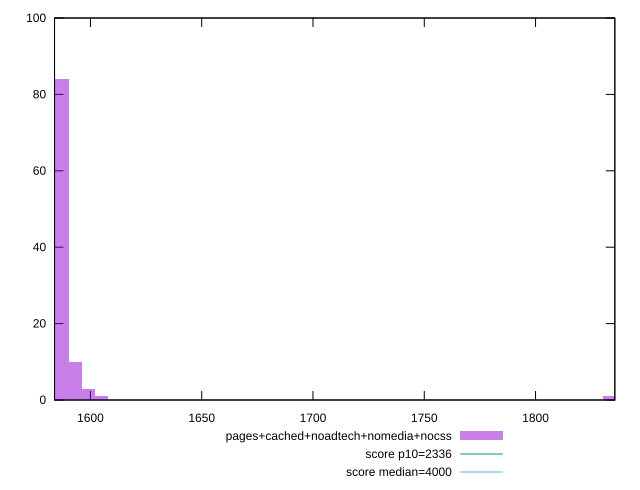

Here is the gnuplot script that generated this plot:
reset

$pagesCachedNoadtechNomediaNocss <<EOF
1833.2161725328917 1
1598.9393453721386 3
1593.08242469312 10
1587.225504014101 84
1604.7962660511575 1
1581.3685833350821 1
EOF

set key outside below
set boxwidth 5.856920679018823
set xrange [1583.8697000000002:1835.618]
set yrange [0:100]
set trange [0:100]
set style fill transparent solid 0.5 noborder

set parametric
set terminal svg size 640, 490 enhanced background rgb 'white'
set output "report_00016_2021-02-10T13-31-48.338Z/first-meaningful-paint/comparison/histogram/4_vs_5.svg"

plot $pagesCachedNoadtechNomediaNocss title "pages+cached+noadtech+nomedia+nocss" with boxes, \
     2336,t title "score p10=2336", \
     4000,t title "score median=4000"

reset
